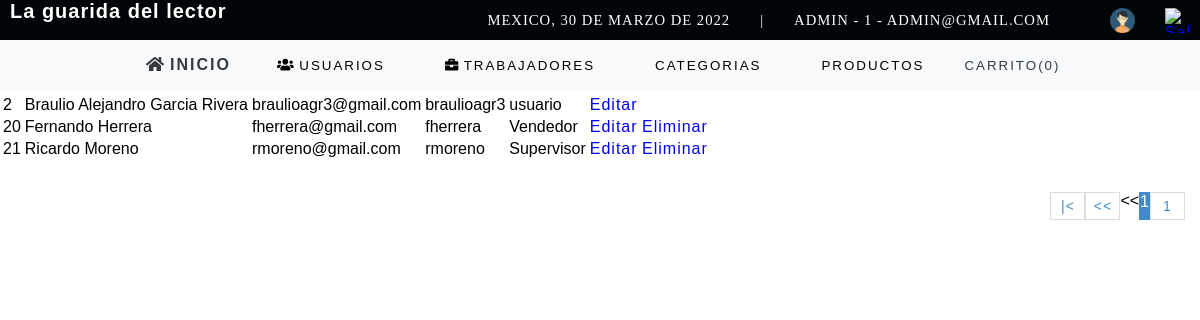
Page /sistema/busqUsr.php?busqueda=2 (signed in) on the committed database.
### tables this page shows
CREATE TABLE `usuario` (
  `idusuario` int(11) NOT NULL,
  `nombre` varchar(50) DEFAULT NULL,
  `correo` varchar(100) DEFAULT NULL,
  `usuario` varchar(15) DEFAULT NULL,
  `clave` varchar(100) DEFAULT NULL,
  `rol` int(11) DEFAULT NULL,
  `estatus` int(11) NOT NULL DEFAULT 1
);

CREATE TABLE `rol` (
  `idrol` int(11) NOT NULL,
  `rol` varchar(20) DEFAULT NULL
);

### sistema/includes/functions.php (called while the page is built, shortened)
<?php
	function fechaC(){
		$mes = array("","Enero",
					  "Febrero",
					  "Marzo",
					  "Abril",
					  "Mayo",
					  "Junio",
					  "Julio",
					  "Agosto",
					  "Septiembre",
					  "Octubre",
					  "Noviembre",
					  "Diciembre");
		return date('d')." de ". $mes[date('n')] . " de " . date('Y');
	}
 ?>

### sistema/busqUsr.php (the view, shortened to what this page needs)
<?php
	include "../conexion.php";
?>
<!DOCTYPE html>
<html>
<head>
	<?php include "includes/scripts.php"; ?>
</head>
<body>
	<?php include "includes/header.php"; ?>
	<section id="container">
		<?php
			$busq = strtolower($_REQUEST['busqueda']);
		?>
		<h1>Usuarios registrados</h1>
		<a href="regi_usr.php" class="btn_new">Crear usuario</a>
		<form action="busqUsr.php" method="get" class="form_search">
		</form>
		<table>
			<tr>
				<th>ID</th>
				<th>Nombre</th>
				<th>Correo</th>
				<th>Usuario</th>
				<th>Rol</th>
				<th>Acciones</th>
			</tr>
			<?php
			$rol = '';
			$sql_regis = mysqli_query($conection, "SELECT COUNT(*) as total_registro FROM usuario WHERE (idusuario LIKE '%$busq%' or nombre
			                                                   LIKE '%$busq%' or correo LIKE '%$busq%' or usuario LIKE '%$busq%' $rol ) AND estatus = 1 ");
			$res_regs = mysqli_fetch_array($sql_regis);
			$total_red = $res_regs['total_registro'];
			$x_pag = 5;
			if (empty($_GET['pag'])) {
				$pag = 1;
			} else {
				$pag = $_GET['pag'];
			}
			$desde = ($pag - 1) * $x_pag;
			$total_pag = ceil($total_red / $x_pag);
			$query = mysqli_query($conection, "SELECT u.idusuario, u.nombre, u.correo, u.usuario, r.rol
				                       FROM usuario u INNER JOIN rol r ON u.rol = r.idrol WHERE (u.idusuario LIKE '%$busq%' or u.nombre
			                            LIKE '%$busq%' or u.correo LIKE '%$busq%' or u.usuario LIKE '%$busq%' or r.rol LIKE '%$busq%'  ) AND estatus = 1
										ORDER BY u.idusuario ASC LIMIT $desde,$x_pag");
			$result = mysqli_num_rows($query);
			if ($result > 0) {
				while ($data = mysqli_fetch_array($query)) {
					?>
					<tr>
						<td><?php echo $data['idusuario'] ?></td>
						<td><?php echo $data['nombre'] ?></td>
						<td><?php echo $data['correo'] ?></td>
						<td><?php echo $data['usuario'] ?></td>
						<td><?php echo $data['rol'] ?></td>
						<td>
							<a class="link_edit" href="editarusr.php?id=<?php echo $data['idusuario']; ?>">Editar</a>
							<?php if ($data["idusuario"] != 2) { ?>
								<a class="link_delete" href="elimusr.php?id=<?php echo $data['idusuario']; ?>">Eliminar</a>
							<?php } ?>
						</td>
					</tr>
				<?php
			}
		}
		?>
		</table>
		<?php
			if($total_red != 0)
			{
		?>
		<div class="paginador">
			<ul>
				<?php
				if ($pag != 2) {
					?>
					<li><a href="?pag = <?php echo 1; ?> &busq=<?php echo $busq; ?>">|<</a> </li>
					<li><a href="?pag = <?php echo $pag - 1; ?> &busq=<?php echo $busq; ?>"><<</a></li>
									<<</a> </li> <?php
											}
											for ($i = 1; $i <= $total_pag; $i++) {
												if ($i == $pag) {
													echo '<li class = "pageSelected" >'.$i.'</li>';
												}
												echo '<li><a href="?pag='.$i.'&busq='.$busq.'">'.$i.'</a></li>';
											}
												?>
			</ul>
		</div>
<?php } ?>
	</section>
</body>
</html>

### sistema/includes/scripts.php (shortened to what this page needs)
<link rel="stylesheet" type="text/css" href="css/style.css">
<?php include "functions.php"; ?>

### sistema/includes/header.php (shortened to what this page needs)
<header>
	<div class="header">
		<h2>La guarida del lector</h2>
		<div class="optionsBar">
			<span>Mexico, <?php echo fechaC(); ?></span>
			<span>|</span>
			<span class="user"><?php echo $_SESSION['user'].' - '.$_SESSION['rol'].' - '.$_SESSION['email']; ?></span>
			<a href="listacomp.php"><img class="photouser" src="img/user.png" alt="Usuario"></a>
			<a href="salir.php"><img class="close" src="img/salir.png" alt="Salir del sistema" title="Salir"></a>
		</div>
	</div>
	<div>
		<?php include "nav.php"; ?>
	</div>
</header>

### sistema/includes/nav.php (shortened to what this page needs)
<nav class="navbar">
	<div class="nav-collapse">
		<ul class="navbar-nav">
			<li><a class="navbar-brand" href="indexshop.php"><i class="fas fa-home"></i> Inicio</a></li>
			<li class="nav-item">
			<?php if($_SESSION['rol']==1){?>
					<a><i class="fas fa-users"></i> Usuarios</a>
				</li>
			<?php }?>
			<?php if($_SESSION['rol']==1 || $_SESSION['rol']==2 ) { ?>
				<li class="nav-item">
					<a><i class="fas fa-briefcase"></i> Trabajadores</a>
				</li>
			<?php } ?>
			<?php if($_SESSION['rol']==1 || $_SESSION['rol']==2 ){ ?>
				<li class="nav-item">
					<a>Categorias</a>
				</li>
			<?php } ?>
			<li class="nav-item">
				<a>Productos</a>
				<li class="nav-item">
					<a class="nav-link dropdown-item" href="mostrarcar.php">Carrito(<?php echo (empty($_SESSION['carrito']))?0:count($_SESSION['carrito']);       ?>)</a>
			</li>
		</ul>
	</div>
</nav>

### sistema/css/config.css (style rules this page uses)
* { box-sizing: border-box; font-family: Verdana, Tahoma, sans-serif; }
html, body { margin: 0; }
:root { --color-primary: #007bff; --color-secundary: #6c757d; --color-success: #28a745; --color-info: #17a2b8; --color-warning: #ffc107; --color-danger: #dc3545; --color-light: #f8f9fa; --color-dark: #343a40; --color-primary-clear: #007bffb9; --color-secundary-clear: #6c757da4; --color-success-clear: #28a74694; --color-info-clear: #17a3b8a8; --color-warning-clear: #ffc1079a; --color-danger-clear: #dc3546c7; --color-primary-darked: #AC4E17; --color-secundary-darked: #1E2413; --color-success-darked: #0e4e30; --color-info-darked: #11626e; --color-warning-darked: #af8300; --color-danger-darked: #85212b; --color-light-darked: #c1c2c4; --color-dark-darked: #1b1f22; --border-color: #b4b4b4; --container-padding: 1em ; }

### sistema/css/text.css (style rules this page uses)
h1, h2, h3, h4, h5, h6 { margin-top: 0; }
h1, h2, h3, h4, h5, h6, .h1, .h2, .h3, .h4, .h5, .h6 { font-family: 'arial'; font-weight: bold; letter-spacing: 1px; }
h1, .h1 { font-size: 26px; }
h2, .h2 { font-size: 20px; }
a { text-decoration: none; font-family: arial; letter-spacing: 1px; }
span { font-family: 'GothamBook'; letter-spacing: 1px; font-size: 14px; line-height: 20px; }

### sistema/css/nav.css (style rules this page uses)
.navbar { display: flex; justify-content: space-around; background-color: var(--color-light); }
.navbar-brand { display: inline-block; padding: 1em; text-decoration: none; color: var(--color-dark); font-weight: 600; font-size: 1em; }
.navbar-nav { display: flex; margin: 0; padding: 0em; }
.navbar-nav .nav-item { list-style: none; }
.nav-link { display: block; padding: 0.5em 0.75em; text-decoration: none; color: var(--color-dark); }
header { position: fixed; width: 100%; }
.header { color: #FFF; background: #000507; height: 40px; display: -webkit-flex; display: -moz-flex; display: -ms-flex; display: -o-flex; display: flex; justify-content: space-between; align-items: center; padding: 10px; }
.optionsBar { display: -webkit-flex; display: -moz-flex; display: -ms-flex; display: -o-flex; display: flex; justify-content: center; align-items: center; }
.optionsBar span { color: #FFF; font-size: 11pt; font-family: 'GothamBook'; text-transform: uppercase; margin-left: 30px; }
.photouser { margin-left: 30px; width: 25px; height: 25px; }
.close { width: 25px; height: 25px; }
.optionsBar a { display: -webkit-flex; display: -moz-flex; display: -ms-flex; display: -o-flex; display: flex; margin-left: 30px; }
nav ul { list-style: none; display: -webkit-flex; display: -moz-flex; display: -ms-flex; display: -o-flex; display: flex; justify-content: left; align-items: center; }
nav ul > li a { position: relative; }
nav a { display: block; font-size: 10pt; padding: 10px 30px; text-transform: uppercase; letter-spacing: 2px; transition: background .5s; }
nav .nav-item > a { background-position-x: 0%; background-position-y: 0%; background-size: auto auto; background-position: 94% center; background-size: 10px; }

### sistema/css/paginador.css (style rules this page uses)
.paginador ul { padding: 15px; list-style: none; background: #FFF; display: -webkit-flex; display: -moz-flex; display: -ms-flex; display: -o-flex; display: flex; justify-content: flex-end; }
.paginador a { color: #428bca; border: 1px solid #ddd; padding: 5px; display: inline-block; font-size: 14px; text-align: center; width: 35px; }
.pageSelected { color: #FFF; background: #428bca; border: 1px solid #428bca; }

### sistema/css/search.css (style rules this page uses)
.form_search { display: -webkit-flex; display: -moz-flex; display: -ms-flex; display: -o-flex; display: flex; float: right; background: initial; padding: 10px; border-radius: 10px; }

### rows in the picture
usuario: idusuario "2", nombre "Braulio Alejandro Garcia Rivera", correo "braulioagr3@gmail.com", usuario "braulioagr3", rol.rol "usuario"
usuario: idusuario "20", nombre "Fernando Herrera", correo "fherrera@gmail.com", usuario "fherrera", rol.rol "Vendedor"
usuario: idusuario "21", nombre "Ricardo Moreno", correo "rmoreno@gmail.com", usuario "rmoreno", rol.rol "Supervisor"

### other values in the picture
fechaC() "30 DE MARZO DE 2022"
$_SESSION['user'] "ADMIN"
$_SESSION['rol'] "1"
$_SESSION['email'] "ADMIN@GMAIL.COM"
